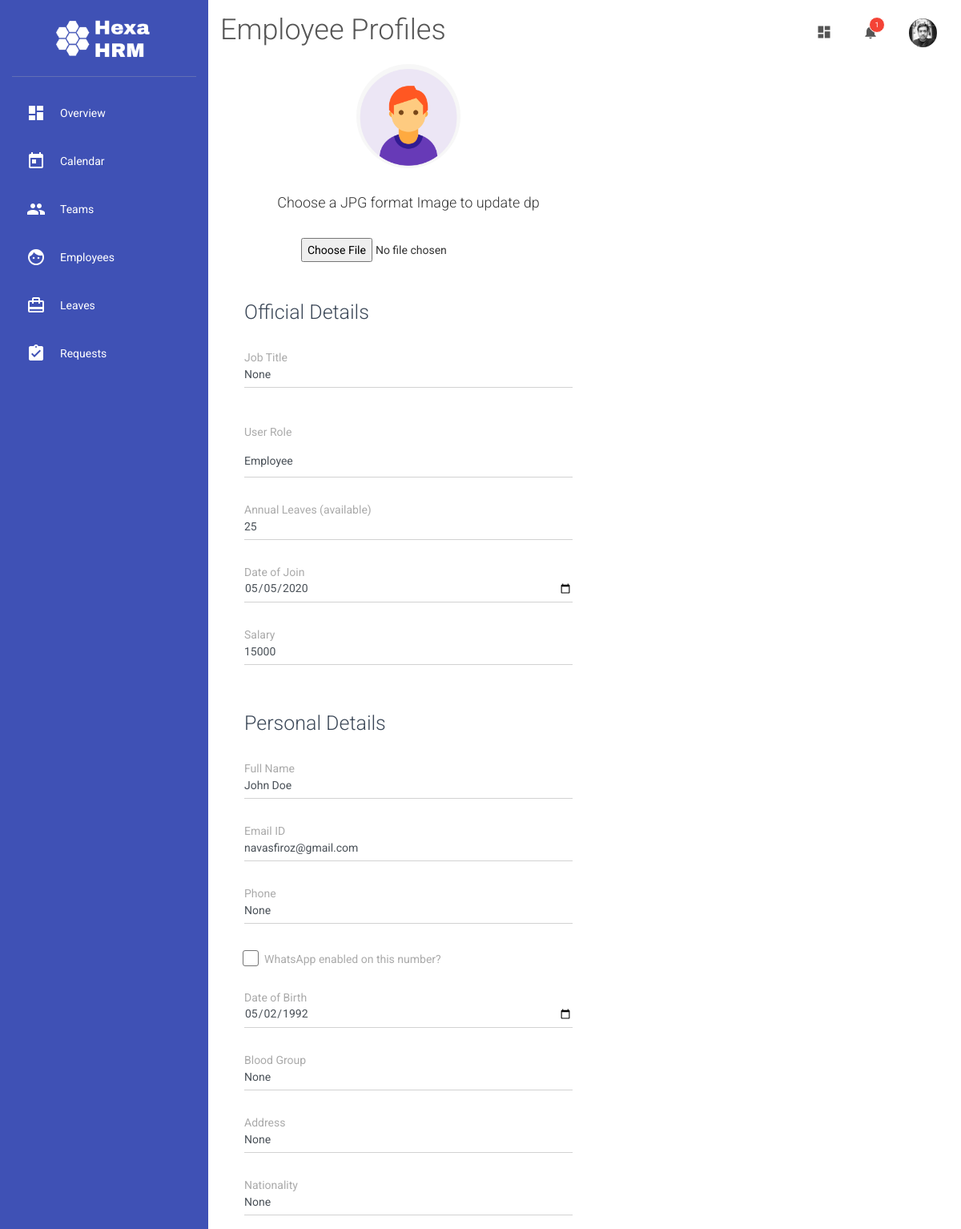
/edit-profile/2/ (signed in, upper part), run on an earlier commit of the app's database.
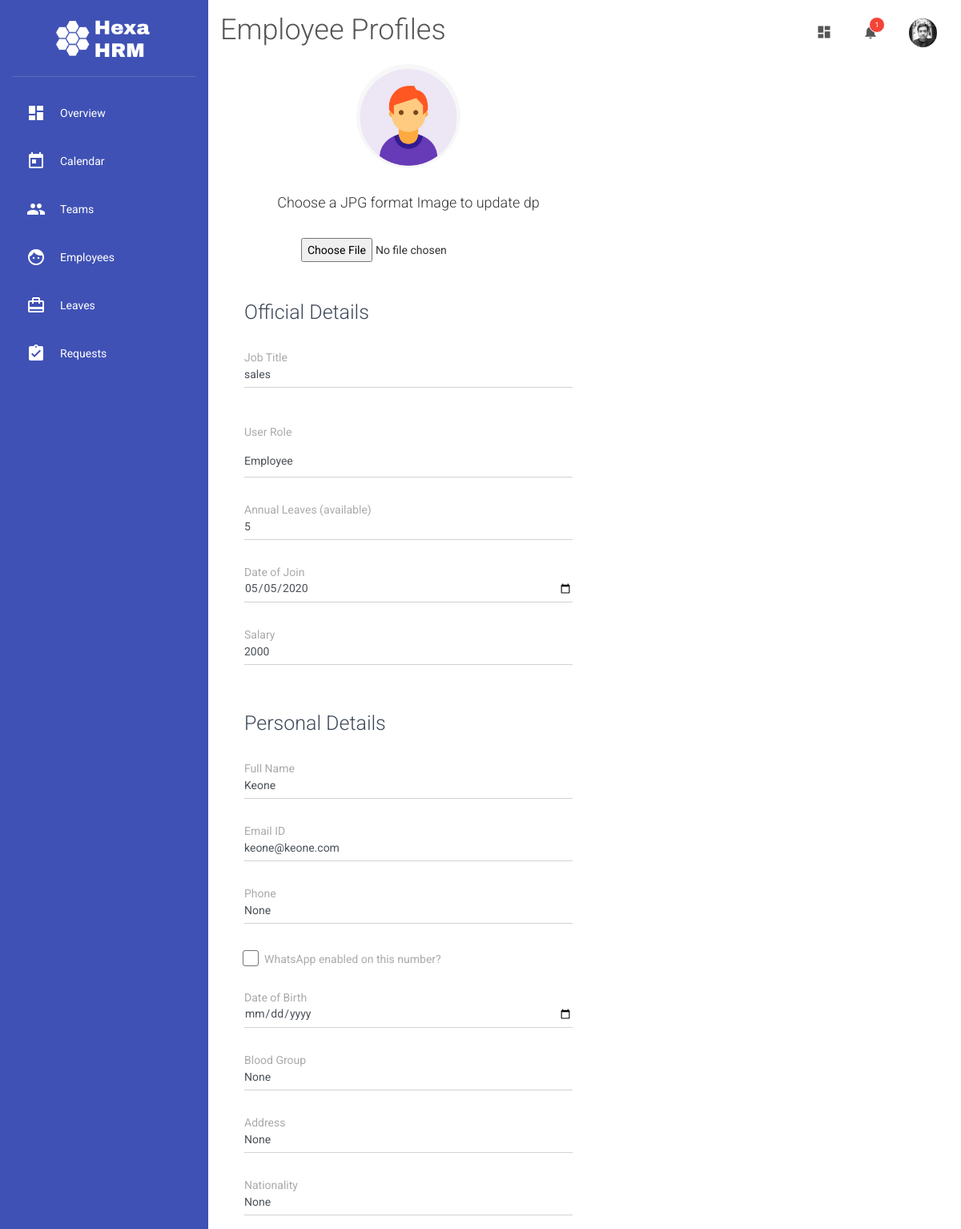
And on a later commit of the database.
### main.py (models this page shows)
class User(db.Model):
    id = db.Column(db.Integer, primary_key=True)
    name = db.Column(db.String, nullable=False)
    email = db.Column(db.String,nullable=False)
    phone = db.Column(db.String)
    whatsapp = db.Column(db.Boolean)
    title = db.Column(db.String)
    role = db.Column(db.Integer)
    annual_leaves = db.Column(db.Integer)
    password = db.Column(db.String)
    dob = db.Column(db.Date)
    blood_group = db.Column(db.String)
    doj = db.Column(db.Date)
    pay = db.Column(db.Integer)
    address = db.Column(db.String)
    secondary_contact_name = db.Column(db.String)
    secondary_contact_relation = db.Column(db.String)
    secondary_contact_phone = db.Column(db.String)
    origin_country = db.Column(db.String)
    diet_type = db.Column(db.Integer)
    drinking = db.Column(db.Boolean)
    marital_status = db.Column(db.Integer)
    dp = db.Column(db.String)
    leaves = db.relationship("Leave", cascade="all,delete", backref="requested_by")
    leading = db.relationship("Team_leads", cascade="all,delete", backref="manager")
    member_of = db.relationship("Team_members", cascade="all,delete", backref="members")
    actioned_leaves = db.relationship("Leave_action", cascade="all,delete", backref="actioned_by")
    logs = db.relationship("Activity_log",backref="activity_by")
    token = db.relationship("Access_token", cascade="all,delete", backref="user")

### main.py (the view)
@app.route('/edit-profile/<user_id>/', methods=["GET","POST"])
def edit_profile(user_id):
    user = User.query.get(user_id)
    if g.user.role == 3 or g.user.id == user.id:
        if request.method == "POST":
            image = request.files['image']
            if image.filename != "" and image and allowed_file(image.filename):
                filename = secure_filename(image.filename)
                hash_token = secrets.token_urlsafe(16)
                extn = filename.rsplit('.', 1)[1].lower()
                current_dp = hash_token+"."+extn
                image.save(os.path.join(app.config['UPLOAD_FOLDER'], current_dp))
                if user.dp:
                    os.remove(os.path.join(app.config['UPLOAD_FOLDER'], user.dp))
                user.dp = current_dp
                db.session.commit()
            user = User.query.get(user_id)
            user.name = request.form["name"]
            user.email = request.form["email"]
            user.phone = request.form["phone"]
            user.whatsapp = bool(request.form.get("whatsapp"))
            user.dob = datetime.strptime(request.form['dob'],'%Y-%m-%d').date()
            user.blood_group = request.form["blood_group"]
            user.address = request.form["address"]
            user.origin_country = request.form["country"]
            user.secondary_contact_name = request.form["s_name"]
            user.secondary_contact_relation = request.form["s_relate"]
            user.secondary_contact_phone = request.form["s_phone"]
            user.diet_type = request.form["diet"]
            user.drinking = bool(request.form.get("drink"))
            user.marital_status = request.form["marital"]
            if g.user.role ==3:
                user.title = request.form["title"]
                user.role = request.form["role"]
                user.doj = datetime.strptime(request.form["doj"],'%Y-%m-%d').date()
                user.pay = request.form["pay"]
                user.annual_leaves = request.form["leave"]
            db.session.commit()
            return render_template("edit_profile.html", user=user, response=response("s3"))
        else:
            return render_template("edit_profile.html", user=user)
    else:
        return redirect(url_for("employees"))

### main.py (called while the page is built)
@app.before_request
def before_request():
    g.user = None
    if "uid" in session:
        login_user = User.query.get(session["uid"])
        if login_user and bcrypt.check_password_hash(session["sk"], login_user.name):
            g.user = login_user

### templates/edit_profile.html (shortened to what the changed rows need)
{% extends "template.html" %}
{% block heading %}
<h2>Employee Profiles</h2>
{% endblock %}
{% block content %}
<div class="container-fluid">
  <div class="row">
    <div class="col-md-6">
          <form action="/edit-profile/{{user.id}}/" method="POST" enctype="multipart/form-data">
            <div class="card card-profile">
              <div class="card-avatar">
                  {% if user.dp %}
                      <img class="img" src="/static/img/users/{{user.dp}}">
                    {% else %}
                        <img class="img" src="/static/img/users/default.png">
                    {% endif %}
              </div>
            </div>
          {% if g.user.role ==3 %}
            <h3>Official Details</h3>
            <br>
            <div class="form-group bmd-form-group">
              <label for="title">Job Title</label>
              <input type="text" class="form-control" value="{{user.title}}" name="title" id="title" required>
            </div><br>
            <div class="form-group bmd-form-group">
              <label for="role">User Role</label>
              <select class="form-control selectpicker" data-style="btn btn-link" name="role" id="role">
              {% if user.role == 1 %}
                <option value="1" selected>Employee</option>
              {% elif user.role == 2 %}
                <option value="1">Employee</option>
                <option value="2" selected>Manager</option>
                <option value="3">Admin</option>
              {% else %}
                <option value="1">Employee</option>
                <option value="2">Manager</option>
                <option value="3" selected>Admin</option>
              {% endif %}
              </select>
            </div><br>
            <div class="form-group bmd-form-group">
              <label for="leave">Annual Leaves (available)</label>
              <input type="number" class="form-control" value="{{user.annual_leaves}}" name="leave" id="leave" required>
            </div><br>
            <div class="form-group bmd-form-group">
              <label for="doj">Date of Join</label>
              <input type="date" class="form-control" value="{{user.doj}}" name="doj" id="doj" required>
            </div><br>
            <div class="form-group bmd-form-group">
              <label for="pay">Salary</label>
              <input type="number" class="form-control" value="{{user.pay}}" name="pay" id="pay" required>
            </div><br>
            <h3>Personal Details</h3>
          {% endif %}
            <br>
            <div class="form-group bmd-form-group">
              <label for="name">Full Name</label>
              <input type="text" class="form-control" value="{{user.name}}" name="name" id="name" required>
            </div>
            <br>
            <div class="form-group bmd-form-group">
              <label for="email">Email ID</label>
              <input type="email" name="email" value="{{user.email}}" id="email" class="form-control" required>
            </div>
            <br>
            <div class="form-group bmd-form-group">
              <label for="phone">Phone</label>
              <input type="text" name="phone" value="{{user.phone}}" id="phone" class="form-control" required>
            </div>
            <br>
            <br/>
            <div class="form-group bmd-form-group">
              <label for="dob">Date of Birth</label>
              <input type="date" value="{{user.dob}}" class="form-control" name="dob" id="dob" required>
            </div>
            <br/>
            <div class="form-group bmd-form-group">
              <label for="blood_group">Blood Group</label>
              <input type="text" value="{{user.blood_group}}" class="form-control" name="blood_group" id="blood_group" required>
            </div>
            <br/>
            <div class="form-group bmd-form-group">
              <label for="address">Address</label>
              <input type="text" value="{{user.address}}" class="form-control" name="address" id="address" required>
            </div><br/>
            <div class="form-group bmd-form-group">
              <label for="country">Nationality</label>
              <input type="text" value="{{user.origin_country}}" class="form-control" name="country" id="country" required>
            </div><br/>
            <br/><br/>
            <br/>
            <br/>
            <br/>
            <br/>
            <br>
            <br/>
            <br>
            <br/>
        </form>
</div>
</div>
</div>
{% endblock %}

What changed in the data, as far as the page shows it:
changed User "Employee": title "None" → "sales"; leave "25" → "5"; pay "15000" → "2000"; name "John Doe" → "Keone"; email "navasfiroz@gmail.com" → "keone@keone.com"; dob "05/02/1992" → (not shown); dp: picture removed
